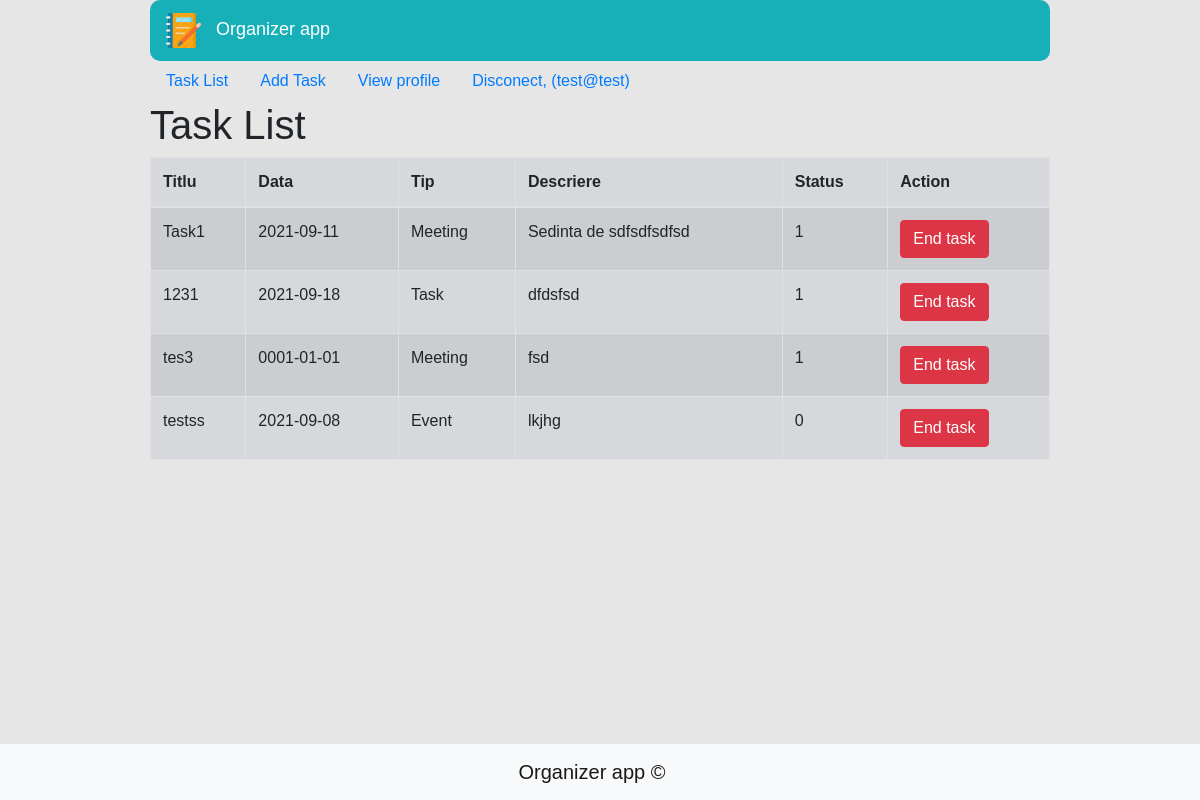
The page / (signed in) on the database its author committed.
### tables this page shows
CREATE TABLE `task` (
  `id` int(11) NOT NULL AUTO_INCREMENT,
  `titlu` varchar(30) NOT NULL,
  `data` date NOT NULL,
  `tip` varchar(30) NOT NULL,
  `descriere` text NOT NULL,
  `status` tinyint(1) NOT NULL,
  `id_utilizator` int(11) NOT NULL,
  PRIMARY KEY (`id`),
  KEY `id_utilizator` (`id_utilizator`),
  CONSTRAINT `task_ibfk_1` FOREIGN KEY (`id_utilizator`) REFERENCES `utilizator` (`id`)
);

### functions/sql_functions.php (called while the page is built, shortened)
<?php
function connectDB($host = 'localhost',
                   $user = 'root',
                   $pass = '',
                   $db = 'organizer')
{
    $conn = new mysqli($host, $user, $pass, $db);
    return $conn;
}
function getTasks($id_user)
{
    $link = connectDB();
    $query = "SELECT id,titlu,data,tip,descriere,status from Task WHERE id_utilizator = '$id_user'";
    $resultSet = $link ->query($query);
    $resultArray = $resultSet -> fetch_all(MYSQLI_ASSOC);
    return $resultArray;
}

### pages/connected/taskList.php (the view, shortened to what this page needs)
<h1>Task List</h1>
<?php
$tasks = getTasks($_SESSION['id_user']);
if(count($tasks) == 0){
    print '<h2>No task available. <a href="index.php?page=1">Add a task</a></h2>';
}else{
?>
<Table class="table table-striped table-secondary table-bordered">
    <thead>
        <tr>
            <th scope="col">Titlu</th>
            <th scope="col">Data</th>
            <th scope="col">Tip</th>
            <th scope="col">Descriere</th>
            <th scope="col">Status</th>
            <th scope="col">Action</th>
        </tr>
    </thead>
    <tbody>
        <?php
        foreach($tasks as $task){
            ?>
        <tr>
            <td><?php print $task['titlu']; ?></td>
            <td><?php print $task['data']; ?></td>
            <td><?php print $task['tip']; ?></td>
            <td><?php print $task['descriere']; ?></td>
            <td><?php print $task['status']; ?></td>
            <td><form method='post'>
                    <button type="submit" class="btn btn-danger" name="endTask">End task</button>
                </form>
            </td>
        </tr>
        <?php
        }
        print '</tbody></table>';
}
?>

### index.php (shortened to what this page needs)
<?php
    require_once 'functions/sql_functions.php';
?>
<!DOCTYPE html>
<html>
    <head>
        <link rel="stylesheet" href="https://maxcdn.bootstrapcdn.com/bootstrap/4.0.0/css/bootstrap.min.css">
        <link rel='stylesheet' type='text/css' href="css/style.css">
        <link rel="stylesheet" type="text/css" href="https://cdn.rawgit.com/dreampulse/computer-modern-web-font/master/fonts.css">
    </head>
    <body>
        <nav class="navbar navbar-light" id='banner'>
            <a class="navbar-brand" style='color: white; font-size: large;'>
                <img src="img/logo.png" width="35" height="35" alt="img logo">Organizer app
            </a>
        </nav>
        <?php
            if(isset($_SESSION['user'])){
                require_once 'templates/template_connected.php';
            }else{
                require_once 'templates/template_not_connected.php';
            }
        ?>
    </body>
</html>

### templates/template_connected.php (shortened to what this page needs)
<nav class="nav">
  <a class="nav-link" href="index.php">Task List</a>
  <a class="nav-link" href="index.php?page=1">Add Task</a>
  <a class="nav-link" href="index.php?page=2">View profile</a>
  <a class="nav-link" href="index.php?logout">Disconect, (<?php print $_SESSION['user']; ?>)</a>
</nav>
<?php
    if(isset($_GET['page'])){
        $page = $_GET['page'];
        if($page == 1){
            require_once 'pages/connected/addTask.php';
        }else if ($page == 2){
            require_once 'pages/connected/viewProfile.php';
        }else{
            require_once 'pages/error.php';
        }
    }else{
            require_once 'pages/connected/taskList.php';
    }
?>
<nav class="navbar fixed-bottom navbar-light bg-light justify-content-center">
  <a class="navbar-brand" href="#">Organizer app &copy;</a>
</nav>

### css/style.css (style rules this page uses)
* { margin:0px; padding:0px; }
body { width:900px; margin:0 auto; background-color:#e6e6e6; font-family: "Computer Modern Sans", sans-serif; }
#banner { border-radius: 10px; }
#banner img { margin-right: 15px; }
.navbar { background-color: #17afb8; }

### rows shown on the page
task: titlu "Task1", data "2021-09-11", tip "Meeting", descriere "Sedinta de sdfsdfsdfsd", status "1"
task: titlu "1231", data "2021-09-18", tip "Task", descriere "dfdsfsd", status "1"
task: titlu "tes3", data "0001-01-01", tip "Meeting", descriere "fsd", status "1"
task: titlu "testss", data "2021-09-08", tip "Event", descriere "lkjhg", status "0"

### other values the page prints
$_SESSION['user'] "test@test"
